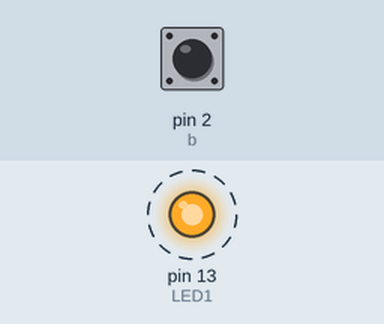
Bench run of a sketch on a simulated Arduino Uno, built with avr-gcc and run on an emulated ATmega328P. Parts: output pins drawn as LEDs (lit = HIGH). Dashed ring = blinking. Inputs (shaded band) come from the test bench; at power-on: pin 2 (b) HIGH.

Above: at 0.2 s.
Timing chart, 0 to 3.0 s (numbered marks = the images above):
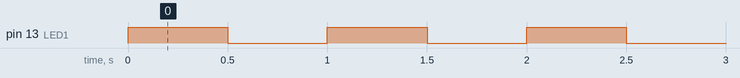

Measured:
- by itself, pin 13 (LED1): alternates HIGH for 0.50 s and LOW for 0.50 s

The sketch:

LEDBlink.ino
```cpp
int LED1=13;

  int b=2;

  int gap=500;

//들여쓰기 맞춰줄것~~
void setup() {
  // put your setup code here, to run once:
  pinMode(LED1,OUTPUT);

  pinMode(b,INPUT_PULLUP); //버튼을 입력 형식으로 받기
}

void loop() {
  // put your main code here, to run repeatedly:

  if(digitalRead(b)==LOW)
  {
    gap=gap-100; //gap<0인경우를 처리하는 코드가 있으면 좋을것 같음
  }

    digitalWrite(LED1,HIGH);
    delay(gap);
    digitalWrite(LED1,LOW);
    delay(gap);
//good


}
```
